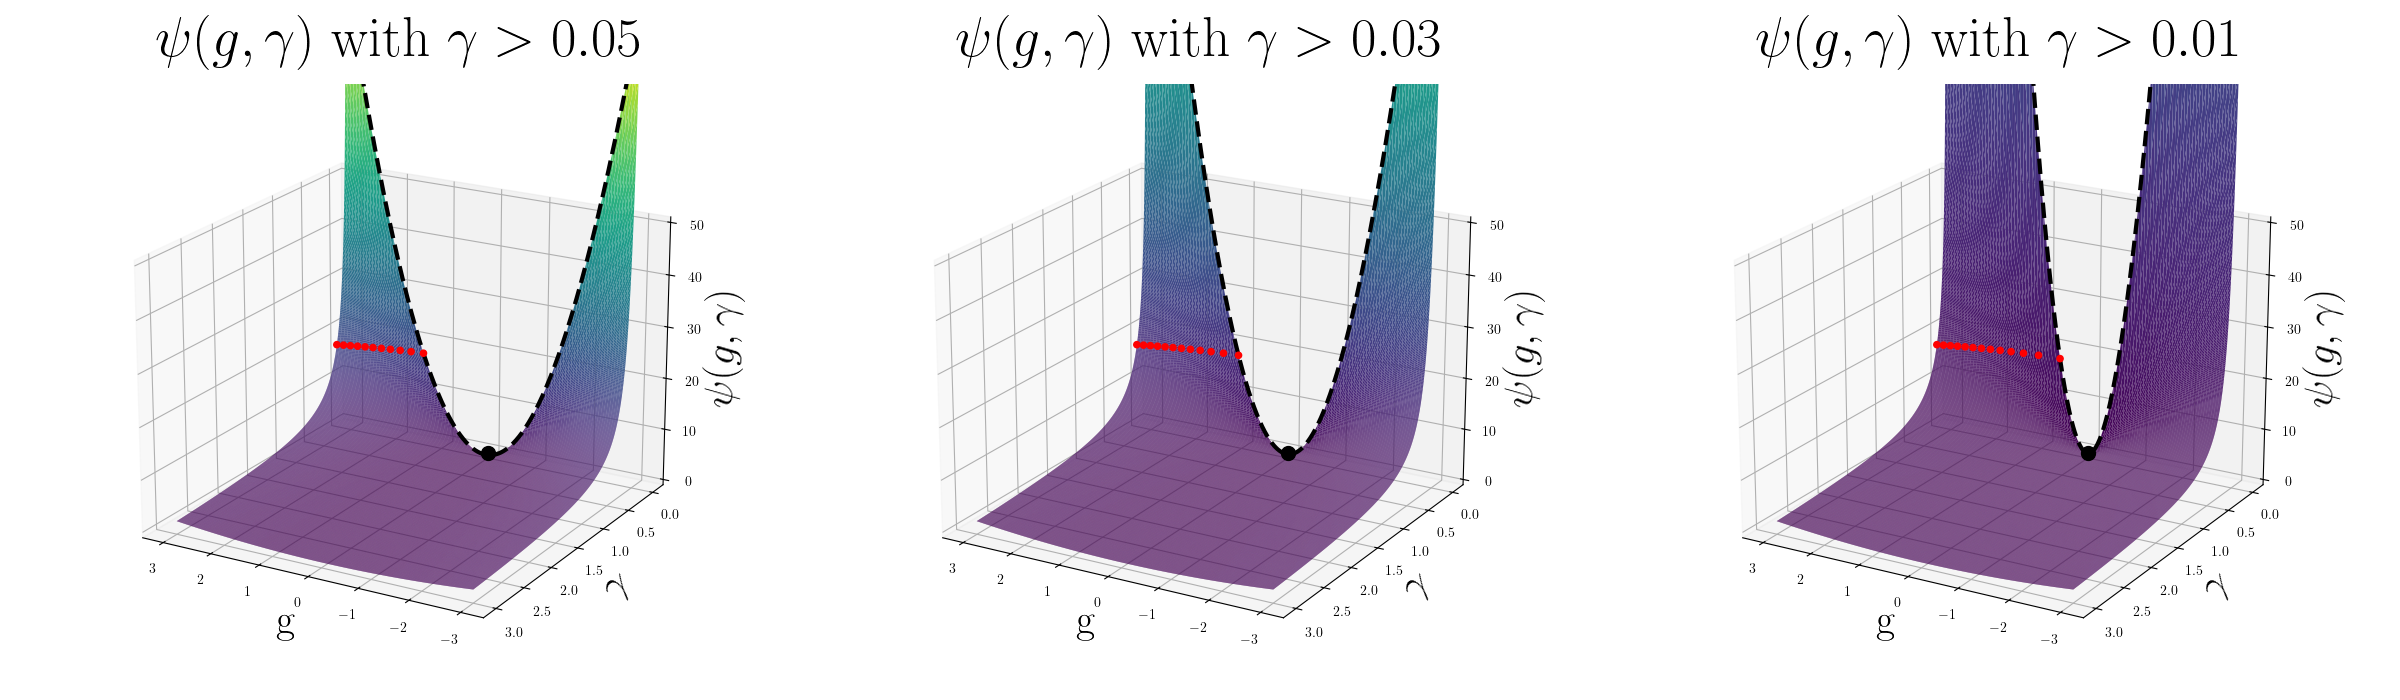

This figure's Python source:
import os
import cv2
import numpy as np
import matplotlib.pyplot as plt

plt.rcParams["text.usetex"] = True
plt.rcParams["font.family"] = "serif"


def psi(g, gamma):
    psi_values = np.zeros_like(gamma)
    mask = gamma > 0
    psi_values[mask] = g[mask] ** 2 / (2 * gamma[mask])
    return psi_values


for gamma_min in [0.05, 0.03, 0.01]:
    g_vals = np.linspace(-3, 3, 1000)
    gamma_vals = np.linspace(gamma_min, 3, 1000)
    G, Gamma = np.meshgrid(g_vals, gamma_vals)
    Psi = psi(G, Gamma)

    fig = plt.figure(figsize=(8, 7))
    ax = fig.add_subplot(111, projection="3d", computed_zorder=False)
    ax.plot_surface(
        G,
        Gamma,
        Psi,
        cmap="viridis",
        edgecolor="none",
        lw=0.01,
        rcount=1000,
        ccount=100,
    )

    ax.scatter(0, 0, 0, color="black", s=100)
    ax.plot(
        g_vals,
        np.full_like(g_vals, gamma_min),
        psi(g_vals, np.full_like(g_vals, gamma_min)),
        linestyle="dashed",
        color="black",
        linewidth=3,
    )

    g = 6
    gamma = []
    _gamma = gamma_min
    while True:
        gamma.append(_gamma)
        _gamma += 0.02
        if _gamma > (3 / 6) ** 2:
            break
    gamma = np.array(gamma)
    ax.scatter(
        np.sqrt(gamma) * g,
        gamma,
        psi(np.sqrt(gamma) * g, gamma),
        color="red",
        alpha=1,
        zorder=10,
    )

    ax.set_xlabel("g", fontsize=30)
    ax.set_ylabel("$\gamma$", fontsize=30)
    ax.set_zlabel("$\psi(g, \gamma)$", fontsize=30)
    ax.set_zlim(0, 50)
    ax.set_title(f"$\psi(g, \gamma)$ with $\gamma > {gamma_min}$", fontsize=40, pad=20)
    ax.view_init(20, 120)

    plt.tight_layout()
    plt.savefig(f"20241002/hobby/psi_{gamma_min}.png")


images = [
    cv2.imread(f"20241002/hobby/psi_{gamma_min}.png")
    for gamma_min in [0.05, 0.03, 0.01]
]
combined = cv2.hconcat(images)
cv2.imwrite("20241002/hobby/psi.png", combined)
